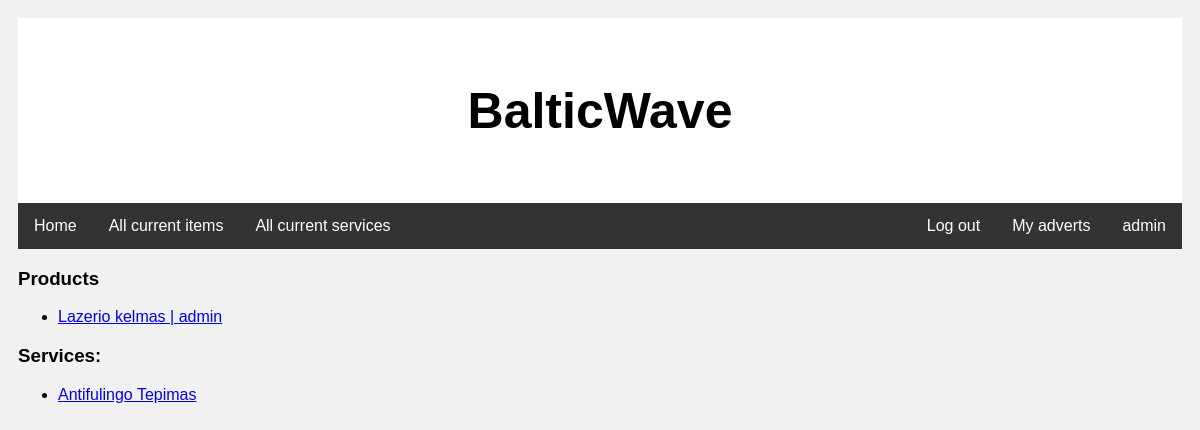
Screenshot of /balticwave/myadverts/ (signed in) with the database file from the repository.
### balticwave/models.py (models this page shows, shortened)
class Product(models.Model):
    product_name = models.CharField('Product name', max_length=200)
    product_seller = models.ForeignKey(to=User, on_delete=models.SET_NULL, null=True, blank=True)
    price = models.FloatField('Price', null=True, blank=True, default=0)
    short_description = HTMLField('Short description', max_length=200)
    description = HTMLField(default='No description')
    insDate = models.DateTimeField('Instance date', auto_now_add=True)
    type = models.ManyToManyField('ProductType')
    product_thumbnail = models.ImageField('Thumbnail', upload_to='product_thumbnails', null=True, blank=True)
    image1 = models.ImageField('Image 1', upload_to='product_images', null=True, blank=True)
    likes = models.ManyToManyField(User, related_name='blogpost_like')
    CITY_CHOICES = [
        ('Klaipėda county', (
            ('KLP', 'Klaipėda'),
            ('PL', 'Palanga'),
            ('NID', 'Nida'),
        )
         ),
        ('Kaunas county', (
            ('KUN', 'Kaunas'),
            ('JON', 'Jonava'),
            ('KĖD', 'Kėdainiai')
        )
         ),
        ('Vilnius county', (
            ('VIL', 'Vilnius'),
            ('UKM', 'Ukmergė'),
            ('ELE', 'Elektrėnai'),
        )
         ),
        ('Šiauliai county', (
            ('ŠL', 'Šiauliai'),
            ('RAD', 'Radviliškis'),
            ('NJA', 'Naujoji Akmenė'),
        )
         ),
        ('UN', 'Undefined'),
    ]
    LOAN_STATUS = (
        ('a', 'Available'),
        ('r', 'Reserved'),
        ('t', 'Sold'),
    )
    status = models.CharField(max_length=1, choices=LOAN_STATUS, blank=True, default='a', help_text='Status',)
    city = models.CharField(max_length=3, choices=CITY_CHOICES, help_text='City', default='UN')
    def __str__(self):
        return (f'{self.product_name} | {self.product_seller}')

class Service(models.Model):
    service_name = models.CharField('Service name', max_length=200)
    service_seller = models.ForeignKey(User, on_delete=models.SET_NULL, null=True, blank=True)
    description = HTMLField(default='No description')
    type = models.ManyToManyField('ServiceType')
    service_thumbnail = models.ImageField('Thumbnail', upload_to='service_thumbnails', null=True, blank=True)
    def __str__(self):
        return (f'{self.service_name}')

### balticwave/views.py (the view)
# urls.py: path('myadverts/', views.advert_list, name='advert-list'),
@login_required
def advert_list(request):
    username = request.user.username
    product_list = Product.objects.filter(product_seller__username=username)
    service_list = Service.objects.filter(service_seller__username=username)
    context = {'product_list': product_list,
               'service_list': service_list,
    }
    return render(request, 'advert_list.html', context)

### balticwave/templates/advert_list.html
{% extends "base.html" %}
{% load static %}
{% block content %}
<h3>Products</h3>
{% if product_list %}
<ul>
    {% for product in product_list %}
    <li>
        <a href="{% url 'my-update-product' product.id %}">{{ product }}</a>
    </li>
    {% endfor %}
</ul>
{% else %}
<p>There are no products.</p>
{% endif %}
<h3>Services:</h3>
{% if service_list %}
<ul>
    {% for service in service_list %}
    <li>
        <a href="{% url 'service-detail'  service.pk %}">{{ service }}</a>
    </li>
    {% endfor %}
</ul>
{% else %}
<p>There are no services.</p>
{% endif %}
{% endblock %}

### balticwave/templates/base.html (shortened to what this page needs)
<!DOCTYPE html>
{% load static %}
<html lang="en">
<head>
    <link rel="stylesheet" type="text/css" href="{% static 'css/style.css' %}"/>
</head>
<body>
<div class="header"><h1>BalticWave</h1></div>
<nav>
    <ul>
        <li><a href="{% url 'home' %}">Home</a></li>
        <li><a href="{% url 'products' %}">All current items</a></li>
        <li><a href="{% url 'services' %}">All current services</a></li>
        {% if user.is_authenticated %}
        <li style="float:right"><a href="{% url 'profile' %}">{{ user.get_username }}</a></li>
        <li class="dropdown" style="float:right">
            <a href="javascript:void(0)" class="dropbtn">My adverts</a>
        </li>
        <li style="float:right"><a href="{% url 'logout'%}?next=/balticwave">Log out</a></li>
        {% else %}
        <li style="float:right"><a href="{% url 'login'%}?next={{request.path}}">Log in</a></li>
        <li style="float:right"><a href="{% url 'register'%}"> Register</a></li>
        {% endif %}
    </ul>
</nav>
{% block content %}{% endblock %}
</body>
</html>

### balticwave/static/css/style.css (style rules this page uses)
* { box-sizing: border-box; }
body { font-family: Arial; padding: 10px; background: #f1f1f1; }
.header { padding: 30px; text-align: center; background: white; }
.header h1 { font-size: 50px; }
nav ul { list-style-type: none; margin: 0; padding: 0; overflow: hidden; background-color: #333; }
nav li { float: left; }
nav li a { display: block; color: white; text-align: center; padding: 14px 16px; text-decoration: none; }
li.dropdown { display: inline-block; }

### rows the page displays
Product: product_name+product_seller "Lazerio kelmas | admin"
Service: service_name "Antifulingo Tepimas"

### other values shown
{{ user.get_username }} "admin"
